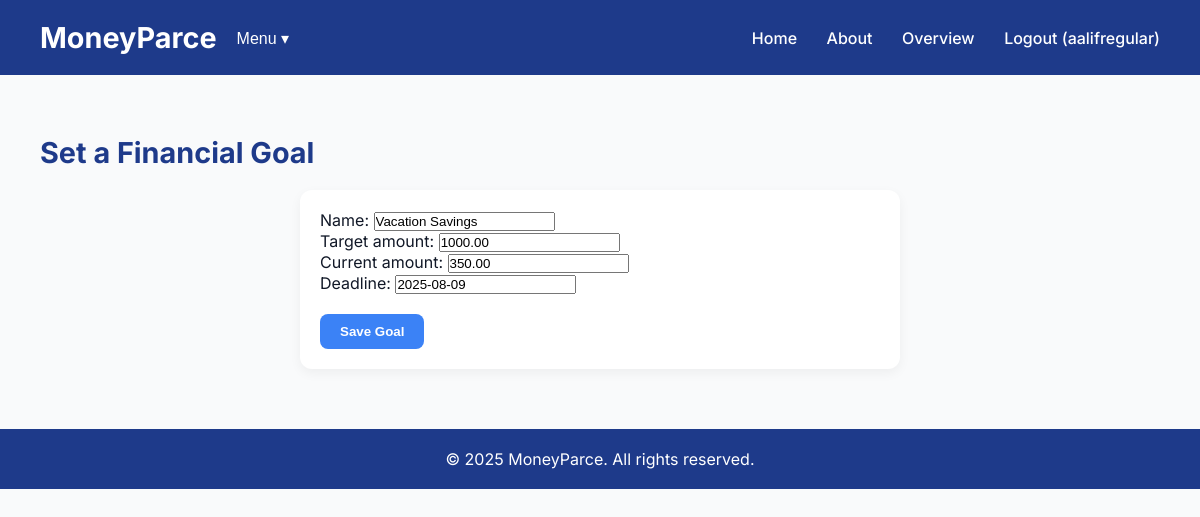
The app's page /finance/edit-goal/1/ (signed in) with its own data.
### finance/models.py (models this page shows, shortened)
class FinancialGoal(models.Model):
    user = models.ForeignKey(User, on_delete=models.CASCADE)
    name = models.CharField(max_length=255)
    target_amount = models.DecimalField(max_digits=10, decimal_places=2)
    current_amount = models.DecimalField(max_digits=10, decimal_places=2, default=0)
    deadline = models.DateField()

### finance/views.py (the view)
# urls.py: path('edit-goal/<int:goal_id>/', views.edit_goal, name='edit_goal'),
@login_required
def edit_goal(request, goal_id):
    goal = get_object_or_404(FinancialGoal, id=goal_id, user=request.user)
    if request.method == 'POST':
        form = FinancialGoalForm(request.POST, instance=goal)
        if form.is_valid():
            form.save()
            return redirect('goal_list')
    else:
        form = FinancialGoalForm(instance=goal)
    return render(request, 'finance/set_goal.html', {'form': form})

### finance/forms.py
class FinancialGoalForm(forms.ModelForm):
    class Meta:
        model = FinancialGoal
        fields = ['name', 'target_amount', 'current_amount', 'deadline']

### finance/templates/finance/set_goal.html (shortened to what this page needs)
{% extends "base.html" %}
{% block content %}
<h2 style="font-size: 1.8rem; color: var(--primary-color); margin-bottom: 20px;">Set a Financial Goal</h2>
<form method="post" style="background-color: white; padding: 20px; border-radius: 12px; box-shadow: 0 4px 12px rgba(0,0,0,0.05); max-width: 600px; margin: 0 auto;">
    {{ form.as_p }}
    <button type="submit" style="margin-top: 20px; background: var(--accent-color); color: white; padding: 10px 20px; border: none; border-radius: 8px; font-weight: 600; cursor: pointer;">Save Goal</button>
</form>
{% endblock %}

### moneyparce/templates/base.html (shortened to what this page needs)
<!DOCTYPE html>
<html lang="en">
<head>
</head>
<body>
<header>
    <div style="display: flex; align-items: center;">
        <h1 style="margin-right: 20px;">MoneyParce</h1>
        {% if user.is_authenticated %}
        <div style="position: relative;">
            <button onclick="toggleDropdown()" style="background: none; border: none; color: white; font-weight: 500; cursor: pointer; font-size: 1rem;">
                Menu ▾
            </button>
        </div>
        {% endif %}
    </div>
    <nav>
        <a href="/">Home</a>
        <a href="/about/">About</a>
        <a href="{% url 'finance_dashboard' %}">Overview</a>
        {% if user.is_authenticated %}
        <a class="nav-link" href="{% url 'accounts.logout' %}">Logout ({{ user.username }})</a>
        {% else %}
        <a class="nav-link" href="{% url 'accounts.login' %}">Login</a>
        <a class="nav-link" href="{% url 'accounts.signup' %}">Sign Up</a>
        {% endif %}
    </nav>
</header>
<main>
    {% block content %}
    {% endblock %}
</main>
<footer>
    &copy; 2025 MoneyParce. All rights reserved.
</footer>
</body>
</html>

### moneyparce/templates/base.html (style rules this page uses)
:root { --primary-color: #1e3a8a; --accent-color: #3b82f6; --background-color: #f9fafb; --text-color: #111827; }
* { margin: 0; padding: 0; box-sizing: border-box; }
body { font-family: 'Inter', sans-serif; background-color: var(--background-color); color: var(--text-color); }
header { background-color: var(--primary-color); color: white; padding: 20px 40px; display: flex; justify-content: space-between; align-items: center; }
header h1 { font-size: 1.8rem; }
nav a { color: white; margin-left: 25px; text-decoration: none; font-weight: 500; transition: opacity 0.3s ease; }
main { padding: 60px 40px; max-width: 1200px; margin: 0 auto; }
footer { text-align: center; padding: 20px; background-color: var(--primary-color); color: white; }

### records on screen
FinancialGoal: name "Vacation Savings", target_amount "1000.00", current_amount "350.00", deadline "2025-08-09"

### other values on screen
{{ user.username }} "aalifregular"
